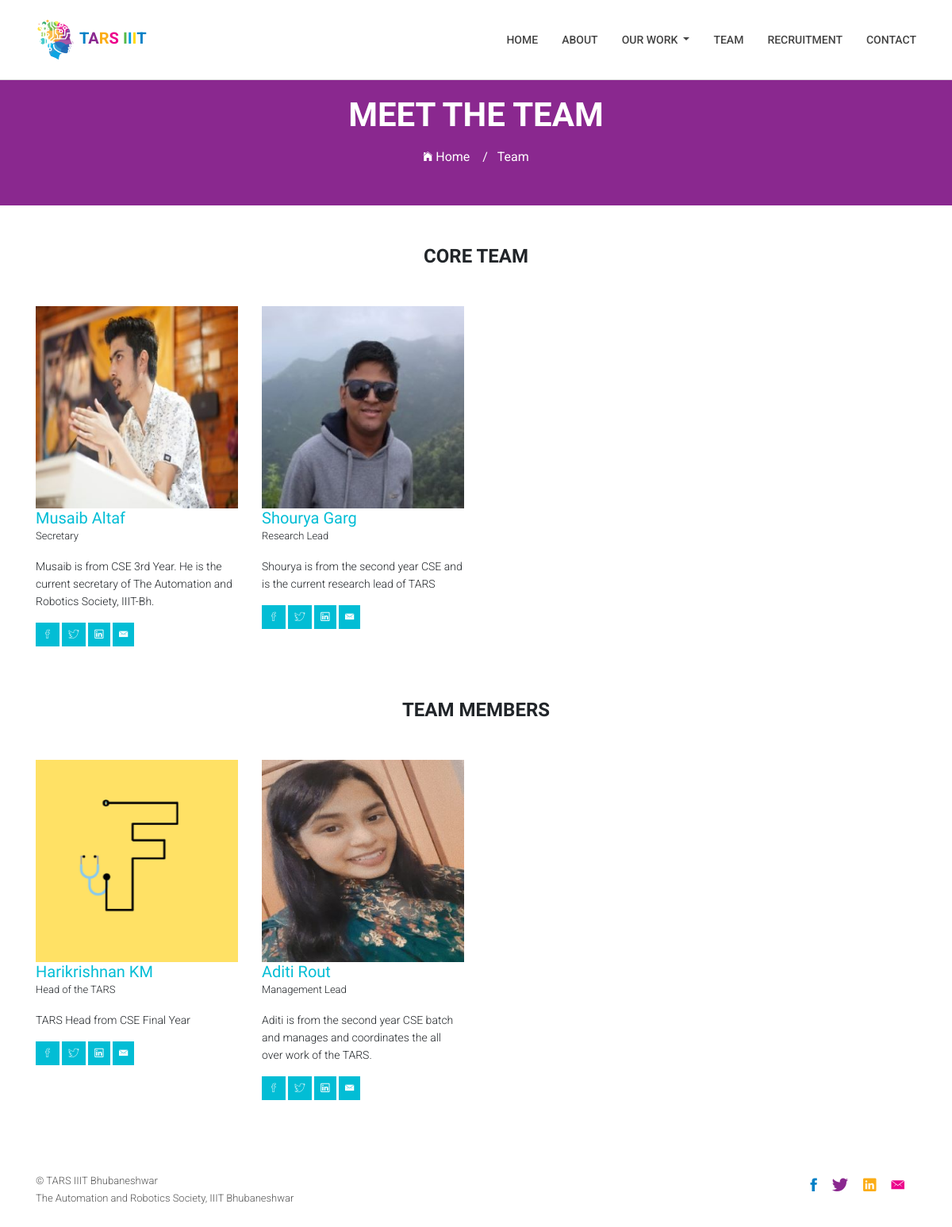
Page /team/ on the committed database.
### home/models.py (models this page shows, shortened)
class Team(models.Model):
    sno= models.AutoField(primary_key = True)
    name =  models.CharField(max_length = 200)
    designation = models.CharField(max_length = 200, default = "")
    img = models.ImageField(upload_to = 'media')
    desc = models.TextField()
    fb_link = models.URLField()
    twitter_link = models.URLField()
    linkedin_link = models.URLField()
    mail_link = models.URLField()
    is_core = models.BooleanField(default=False)
    class Meta:
        verbose_name_plural = "Team"

### home/views.py (the view)
# urls.py: path('team/', views.team, name = "team")
def team(request):
    team = Team.objects.filter(is_core  = True)
    not_core = Team.objects.filter(is_core  = False)
    context = {'team':team, 'not_core': not_core}
    return render(request, 'team.html', context)

### templates/team.html
{% extends 'base.html' %}
{% block body %}
        <section class="global-page-header">
            <div class="container">
                <div class="row">
                    <div class="col-md-12">
                        <div class="block">
                            <h2>Meet the Team</h2>
                            <ol class="breadcrumb list-inline text-center">
                                <li class="list-inline-item">
                                    <a href="/">
                                        <i class="ion-ios-home"></i>
                                        Home  &nbsp; &nbsp;/
                                    </a>
                                </li>
                                <li class="active list-inline-item">Team</li>
                            </ol>
                        </div>
                    </div>
                </div>
            </div>
        </section>
<section id="team">
    <div class="container">
        <div class="row">
            <div class="col-lg-12">
                <h2 class="subtitle text-center">Core Team</h2>
            </div>
            {% for t in team %}
            <div class="col-md-3 col-sm-6">
                <div class="team-member wow fadeInLeft" data-wow-duration="500ms" data-wow-delay=".3s">
                    <div class="team-img">
                        <img src="/media/{{t.img}}" class="team-pic" alt="">
                    </div>
                    <h3 class="team_name">{{t.name}}</h3>
                    <p class="team_designation">{{t.designation}}</p>
                    <p class="team_text">{{t.desc}}</p>
                    <p class="social-icons">
                        <a href="#" class="facebook" target="_blank"><i class="ion-social-facebook-outline"></i></a>
                        <a href="#" target="_blank"><i class="ion-social-twitter-outline"></i></a>
                        <a href="#" target="_blank"><i class="ion-social-linkedin-outline"></i></a>
                        <a href="#" target="_blank"><i class="ion-ios-email"></i></a>
                    </p>
                </div>
            </div>
            {% endfor %}
        </div>
    </div>
</section>
<section id="team">
    <div class="container">
        <div class="row">
            <div class="col-lg-12">
                <h2 class="subtitle text-center">Team Members</h2>
            </div>
            {% for t in not_core %}
            <div class="col-md-3 col-sm-6">
                <div class="team-member wow fadeInLeft" data-wow-duration="500ms" data-wow-delay=".3s">
                    <div class="team-img">
                        <img src="/media/{{t.img}}" class="team-pic" alt="">
                    </div>
                    <h3 class="team_name">{{t.name}}</h3>
                    <p class="team_designation">{{t.designation}}</p>
                    <p class="team_text">{{t.desc}}</p>
                    <p class="social-icons">
                        <a href="#" class="facebook" target="_blank"><i class="ion-social-facebook-outline"></i></a>
                        <a href="#" target="_blank"><i class="ion-social-twitter-outline"></i></a>
                        <a href="#" target="_blank"><i class="ion-social-linkedin-outline"></i></a>
                        <a href="#" target="_blank"><i class="ion-ios-email"></i></a>
                    </p>
                </div>
            </div>
            {% endfor %}
        </div>
    </div>
</section>
 {% endblock body %}

### static/css/style.css (style rules this page uses)
body { font-family: "Roboto", sans-serif; }
h1, h2, h3, h4, h5, h6 { font-family: "Roboto Condensed", sans-serif; }
h2 { font-size: 26px; }
p { font-family: "Roboto", sans-serif; line-height: 22px; font-size: 16px; font-weight: 300; }
body { background: #ffffff; }
.subtitle { font-size: 24px; font-weight: 600; margin-bottom: 18px; text-transform: uppercase; }
.global-page-header { background-attachment: fixed; background-size: cover; padding: 120px 0 25px 0; position: relative; background: rgba(138, 40, 143, 242); color: #fff; }
.global-page-header h2 { font-size: 42px; font-weight: bold; color: #fff; text-transform: uppercase; }
.global-page-header .breadcrumb { background: none; font-size: 16px; padding: 8px 0; display: block; }
.global-page-header .breadcrumb .active, .global-page-header .breadcrumb li a { color: #fff; }
.global-page-header .block { position: relative; z-index: 9; text-align: center; }
#team { margin: 50px 0; }
.team-member { margin-top: 30px; }
.team-member .team-img { position: relative; }
.team-member .team-img .team-pic { width: 100%; }
.team-member .team_designation { font-size: 13px; }
.team-member h3 { color: #02bdd5; margin-bottom: 0; font-size: 20px; }
.team-member p { font-size: 14px; }
.team-member .social-icons a { background: #02bdd5; color: #fff; padding: 4px 8px; display: inline-block; font-size: 15px; }
.team-member .social-icons .facebook { padding: 4px 12px; }

### rows in the picture
Team: img (picture), name "Musaib Altaf", designation "Secretary", desc "Musaib is from CSE 3rd Year. He is the current secretary of The Automation and Robotics Society, IIIT-Bh."
Team: img (picture), name "Shourya Garg", designation "Research Lead", desc "Shourya is from the second year CSE and is the current research lead of TARS"
Team: img (picture), name "Harikrishnan KM", designation "Head of the TARS", desc "TARS Head from CSE Final Year"
Team: img (picture), name "Aditi Rout", designation "Management Lead", desc "Aditi is from the second year CSE batch and manages and coordinates the all over work of the TARS."
